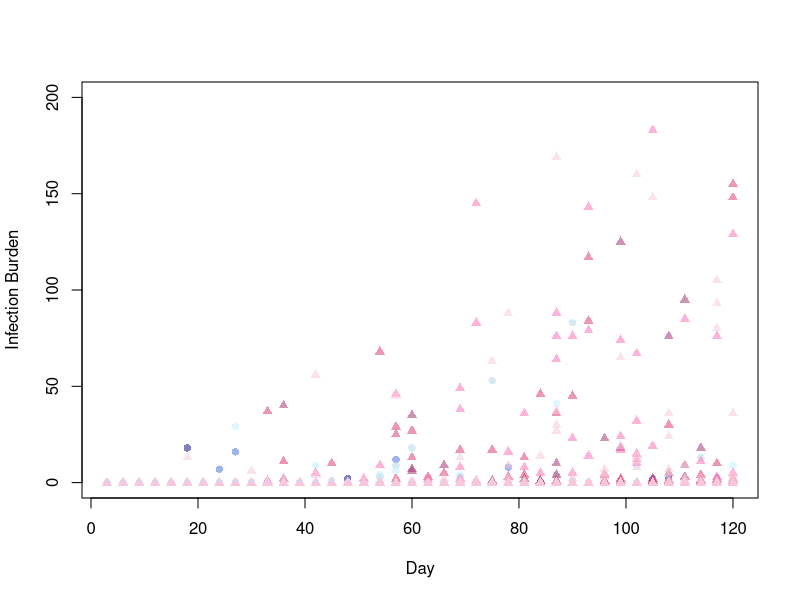
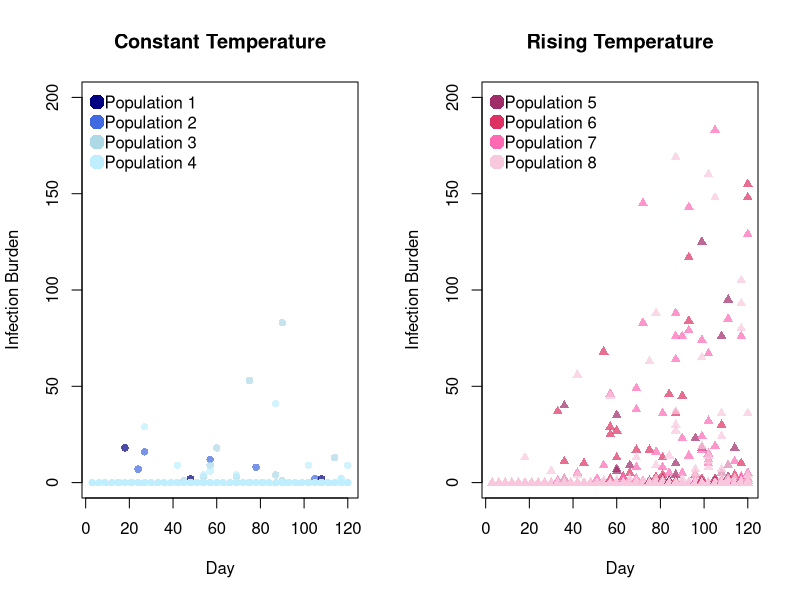

Here is the R script that generated these plots, in order: (Note: this script raises an error after producing the figures.)
#### Required packages ####
library(tidyverse)

#### Kirk_et_al_epidemics_sampling_data.csv ####

## About:
# •	population: population replicate number
# •	treatment: stable temperature or rising temperature
# •	temp: temperature in °C
# •	period: number (1-8) representing a fifteen day temperature period for warming treatment
# •	day: day of the experiment
# •	date: date
# •	rep: number for individual Daphnia sampled from each population each day
# •	status: infection status, 0 = uninfected, 1 = infected
# •	intensity: intensity of infection (0 for uninfected individuals)

## Import
sampling_data <- read.csv("Kirk_Data/Epidemics_Data_Dryad/Kirk_et_al_epidemics_sampling_data.csv")
head(sampling_data)
nrow(sampling_data)

## Explore
unique(sampling_data$population) # Eight replicate populations
unique(sampling_data$treatment) # Two temperature treatments; stable and rising
unique(sampling_data$temp) # Eight different temperatures; 10C to 13.5C in incrememnts of 0.5C
max(sampling_data$day) # 120 day experiment
length(unique(sampling_data$rep)) # 12 Daphnia samples from each population, per day
summary(sampling_data$intensity) # Min. = 0; Median = 0; Mean = 1.32; Max. = 183

constant <- subset(sampling_data, treatment == 'stable')
constant_pop1 <- subset(constant, population == 1)
constant_pop2 <- subset(constant, population == 2)
constant_pop3 <- subset(constant, population == 3)
constant_pop4 <- subset(constant, population == 4)

rising <- subset(sampling_data, treatment == 'rising')
rising_pop1 <- subset(rising, population == 1)
rising_pop2 <- subset(rising, population == 2)
rising_pop3 <- subset(rising, population == 3)
rising_pop4 <- subset(rising, population == 4)

## Some plots
colours1 <- c("navy", "royalblue", "lightblue", "lightblue1")
colours2 <- c("#9F2B68", "#DE3163", "#FF69B4", "#F8C8DC")

par(mfrow = c(1, 1))
plot(constant$day, constant$intensity, 
     pch = 16, col = adjustcolor(colours1[factor(constant$population)], alpha.f = 0.5),
     xlab = "Day", ylab = "Infection Burden", 
     ylim = c(0, 200))
points(rising$day, rising$intensity,
       pch = 17, col = adjustcolor(colours2[factor(rising$population)], alpha.f = 0.5))

par(mfrow = c(1, 2))
plot(constant$day, constant$intensity, 
     pch = 16, col = adjustcolor(colours1[factor(constant$population)], alpha.f = 0.7),
     main = "Constant Temperature", xlab = "Day", ylab = "Infection Burden",
     ylim = c(0, 200))
legend("topleft", legend = c("Population 1", "Population 2", "Population 3", "Population 4"),
       pch = 16, col = colours1, cex = 1, pt.cex = 2, bty = "n", x.intersp = 0.5)
plot(rising$day, rising$intensity, 
     pch = 17, col = adjustcolor(colours2[factor(rising$population)], alpha.f = 0.7),
     main = "Rising Temperature", xlab = "Day", ylab = "Infection Burden",
     ylim = c(0, 200))
legend("topleft", legend = c("Population 5", "Population 6", "Population 7", "Population 8"),
       pch = 16, col = colours2, cex = 1, pt.cex = 2, bty = "n", x.intersp = 0.5)

#### Plotting Simulated and Empirical Data ####
sim.N <- 170; samp.N <- 12; days <- seq(1, 120, 1); exp.days <- seq(3, 120, 3)
sim.c <- cbind(constant1[ , 2:101], constant2[ , 2:101], constant3[ , 2:101], constant4[ , 2:101], constant5[ , 2:101], constant6[ , 2:101], constant7[ , 2:101], constant8[ , 2:101], constant9[ , 2:101], constant10[ , 2:101])
sim.w <- cbind(warming1[ , 2:101], warming2[ , 2:101], warming3[ , 2:101], warming4[ , 2:101], warming5[ , 2:101], warming6[ , 2:101], warming7[ , 2:101], warming8[ , 2:101], warming9[ , 2:101], warming10[ , 2:101])
exp.c <- cbind(sub1$status, sub2$status, sub3$status, sub4$status)
exp.w <- cbind(sub5$status, sub6$status, sub7$status, sub8$status)
sim.c.prop <- sim.c/sim.N; sim.w.prop <- sim.w/sim.N
exp.c.prop <- exp.c/samp.N; exp.w.prop <- exp.w/samp.N

plot(1, type = "n", main = "Constant Treatment", xlab = "Day", ylab = "Prevalence", xlim = c(1, 120), ylim = c(0, 1))
for (i in 1:1000){
        lines(x = days, y = sim.c.prop[ , i], col = adjustcolor("royalblue", alpha = 0.1))
}
lines(x = days, y = rowMeans(sim.c.prop), col = "lightblue1", lwd = 3)
for (i in 1:4){
        lines(x = exp.days, y = exp.c.prop[ , i], col = "navy", lwd = 3)
}

plot(1, type = "n", main = "Warming Treatment", xlab = "Day", ylab = "Prevalence", xlim = c(1, 120), ylim = c(0, 1))
for (i in 1:1000){
        lines(x = days, y = sim.w.prop[ , i], col = adjustcolor("#DE3163", alpha = 0.1))
}
lines(x = days, y = rowMeans(sim.w.prop), col = "orchid1", lwd = 3)
for (i in 1:4){
        lines(x = exp.days, y = exp.w.prop[ , i], col = "#9F2B68", lwd = 3)
}
abline(v = 60, col = "orange1", lwd = 3)









